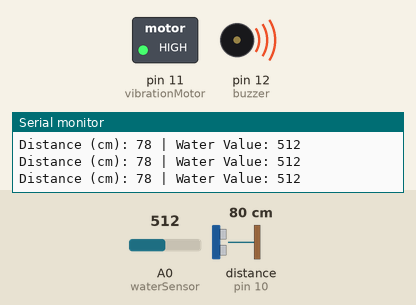
Simulated run of this sketch. Board: Arduino Uno, built with avr-gcc and run on an emulated ATmega328P. On the bench: switched loads named in the sketch (green lamp = pin HIGH), buzzer (waves = sounding, pin HIGH), the last lines printed to the serial monitor. Wiring (inferred from the names in the program): ultrasonic range finder: trigger pin 9; echo pin 10. The inputs (shaded band) are chosen by the test bench; at power-on: A0 (waterSensor) = 512, distance to the obstacle (sensor on pin 10) 80 cm. The echo pulse lasts 58.3 µs per cm; pins used as bus, display or sensor lines are not drawn.

Above: at 1.2 s.
1.3 s: A0 (waterSensor) set to 491
At 1.9 s:
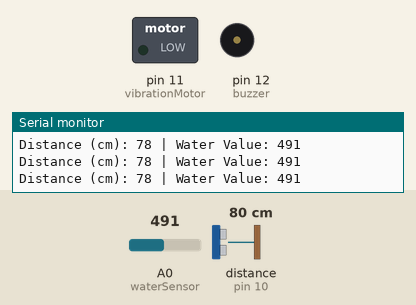
2.9 s: A0 (waterSensor) set to 510
At 3.6 s:
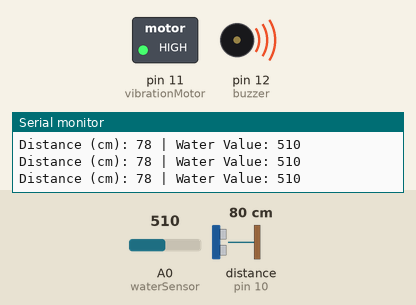
4.5 s: A0 (waterSensor) set to 490
At 5.0 s:
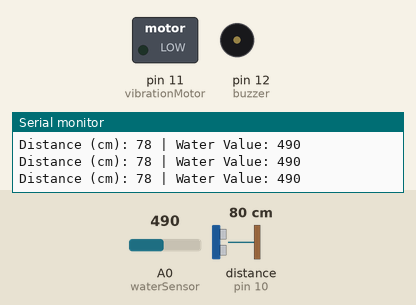
6.0 s: distance to the obstacle (sensor on pin 10) set to 53 cm
7.5 s: distance to the obstacle (sensor on pin 10) set to 45 cm
At 8.8 s:
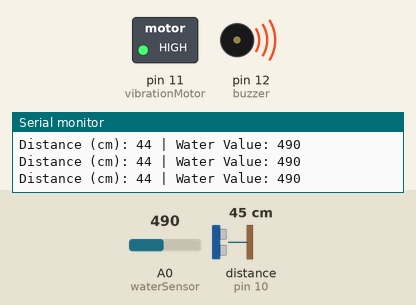
Timing chart, 0 to 10.1 s (numbered marks = the images above; inputs shaded):
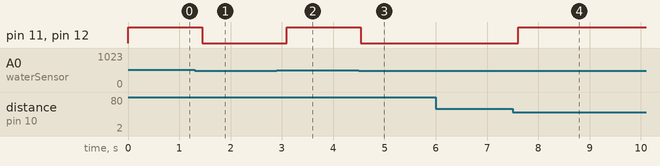

Measured:
- the behaviour switches between 501 and 500 on A0 (waterSensor) (found by bisection; images 0 and 1)
- the behaviour switches between 51 and 50 cm on distance to the obstacle (sensor on pin 10) (found by bisection; images 3 and 4)
- after the input at 1.3 s, pin 11 (vibrationMotor), pin 12 (buzzer): HIGH → LOW after 0.15 s
- after the input at 2.9 s, pin 11 (vibrationMotor), pin 12 (buzzer): LOW → HIGH after 0.19 s
- after the input at 4.5 s, pin 11 (vibrationMotor), pin 12 (buzzer): HIGH → LOW at once
- after the input at 7.5 s, pin 11 (vibrationMotor), pin 12 (buzzer): LOW → HIGH after 0.11 s

The sketch:

SmartBlindStick.ino
```cpp
#define trigPin 9
#define echoPin 10
#define waterSensor A0
#define vibrationMotor 11
#define buzzer 12  // Optional

void setup() {
  pinMode(trigPin, OUTPUT);
  pinMode(echoPin, INPUT);
  pinMode(vibrationMotor, OUTPUT);
  pinMode(buzzer, OUTPUT);
  Serial.begin(9600);
}

void loop() {
  long duration;
  int distance;
  int waterValue;

  // --- Ultrasonic Sensor ---
  digitalWrite(trigPin, LOW);
  delayMicroseconds(2);
  digitalWrite(trigPin, HIGH);
  delayMicroseconds(10);
  digitalWrite(trigPin, LOW);

  duration = pulseIn(echoPin, HIGH);
  distance = duration * 0.034 / 2;

  // --- Water Sensor ---
  waterValue = analogRead(waterSensor);  // Higher means more water
  Serial.print("Distance (cm): ");
  Serial.print(distance);
  Serial.print(" | Water Value: ");
  Serial.println(waterValue);

  // --- Alert Logic ---
  bool obstacleDetected = distance < 50;
  bool waterDetected = waterValue > 500;  // Adjust threshold as needed

  if (obstacleDetected || waterDetected) {
    digitalWrite(vibrationMotor, HIGH);
    digitalWrite(buzzer, HIGH);  // Optional
  } else {
    digitalWrite(vibrationMotor, LOW);
    digitalWrite(buzzer, LOW);
  }

  delay(200);
}
```
